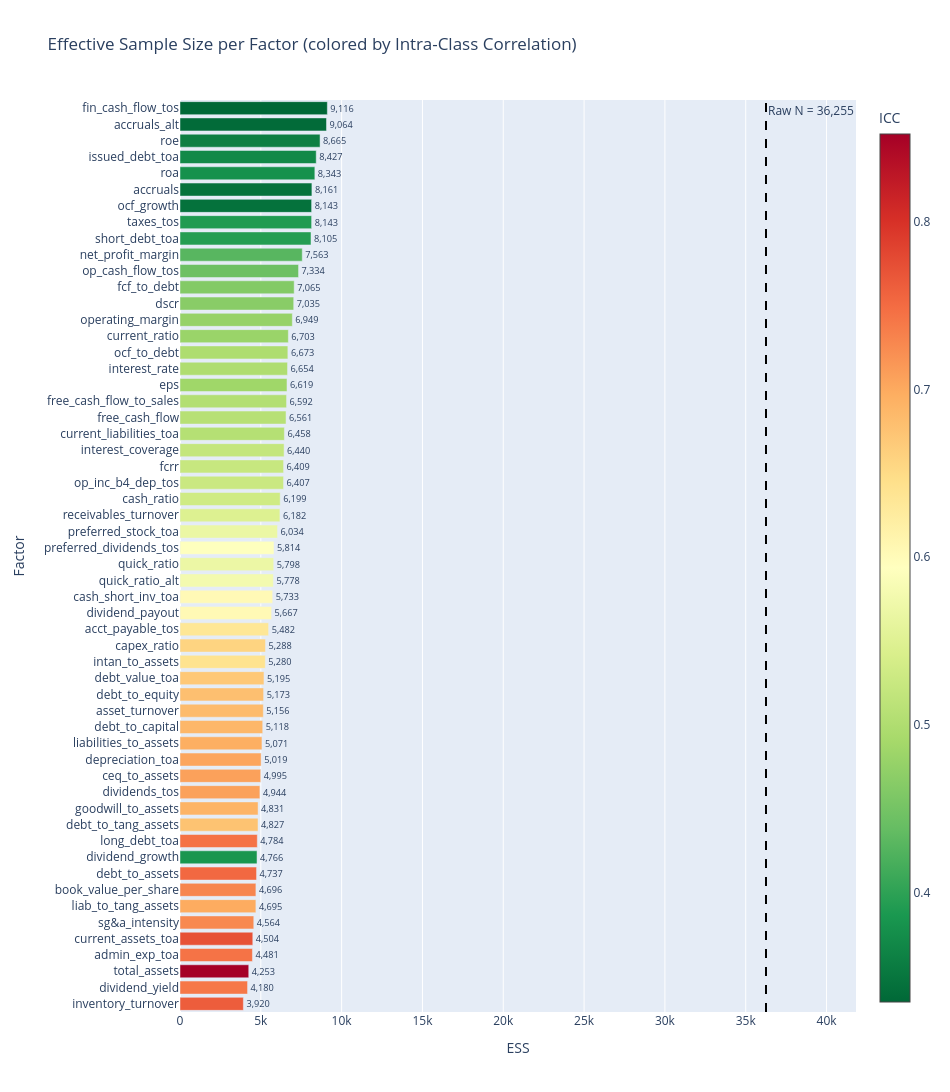

The cell this chart's notebook holds for it:
### Markdown cell above
### <font color='aquamarine'>Visual 1 — ESS per Factor (Sorted)</font>

### Code cell
import plotly.graph_objects as go

sorted_df = ess_df.sort_values('ess', ascending=True)

fig = go.Figure(go.Bar(
    x=sorted_df['ess'],
    y=sorted_df['factor'],
    orientation='h',
    marker=dict(color=sorted_df['icc'], colorscale='RdYlGn_r',
                colorbar=dict(title='ICC')),
    text=[f'{v:,.0f}' for v in sorted_df['ess']],
    textposition='outside'
))

# raw N line
raw_N = ess_df['N'].max()
fig.add_vline(x=raw_N, line_dash='dash', line_color='black',
              annotation_text=f'Raw N = {raw_N:,}',
              annotation_position='top right')

fig.update_layout(
    title='Effective Sample Size per Factor (colored by Intra-Class Correlation)',
    xaxis_title='ESS',
    yaxis_title='Factor',
    height=max(500, 20 * len(sorted_df)),
    width=950,
    margin=dict(l=180)
)
fig.show()

### Figure 1 — Plotly figure (JSON) as saved in the notebook; plotly's stock layout.template omitted (floating-point values rounded to 4 significant figures)
{"data": [{"marker": {"color": [0.7622, 0.74, 0.8525, 0.7443, 0.7724, 0.7268, 0.6984, 0.7296, 0.7532, 0.3846, 0.7452, 0.6758, 0.6905, 0.7072, 0.7077, 0.7044, 0.6964, 0.6875, 0.6834, 0.6791, 0.6703, 0.6411, 0.6581, 0.6342, 0.6035, 0.6029, 0.5774, 0.568, 0.5921, 0.5663, 0.5475, 0.5313, 0.5264, 0.5237, 0.5206, 0.5057, 0.5077, 0.5037, 0.4855, 0.4993, 0.4984, 0.4807, 0.4768, 0.4667, 0.462, 0.4437, 0.4289, 0.3932, 0.3903, 0.3451, 0.3455, 0.379, 0.37, 0.3599, 0.338, 0.3347], "colorbar": {"title": {"text": "ICC"}}, "colorscale": [[0, "rgb(0,104,55)"], [0.1, "rgb(26,152,80)"], [0.2, "rgb(102,189,99)"], [0.3, "rgb(166,217,106)"], [0.4, "rgb(217,239,139)"], [0.5, "rgb(255,255,191)"], [0.6, "rgb(254,224,139)"], [0.7, "rgb(253,174,97)"], [0.8, "rgb(244,109,67)"], [0.9, "rgb(215,48,39)"], [1, "rgb(165,0,38)"]]}, "orientation": "h", "text": ["3,920", "4,180", "4,253", "4,481", "4,504", "4,564", "4,695", "4,696", "4,737", "4,766", "4,784", "4,827", "4,831", "4,944", "4,995", "5,019", "5,071", "5,118", "5,156", "5,173", "5,195", "5,280", "5,288", "5,482", "5,667", "5,733", "5,778", "5,798", "5,814", "6,034", "6,182", "6,199", "6,407", "6,409", "6,440", "6,458", "6,561", "6,592", "6,619", "6,654", "6,673", "6,703", "6,949", "7,035", "7,065", "7,334", "7,563", "8,105", "8,143", "8,143", "8,161", "8,343", "8,427", "8,665", "9,064", "9,116"], "textposition": "outside", "type": "bar", "x": [3920.0, 4180.0, 4253.0, 4481.0, 4504.0, 4564.0, 4695.0, 4696.0, 4737.0, 4766.0, 4784.0, 4827.0, 4831.0, 4944.0, 4995.0, 5019.0, 5071.0, 5118.0, 5156.0, 5173.0, 5195.0, 5280.0, 5288.0, 5482.0, 5667.0, 5733.0, 5778.0, 5798.0, 5814.0, 6034.0, 6182.0, 6199.0, 6407.0, 6409.0, 6440.0, 6458.0, 6561.0, 6592.0, 6619.0, 6654.0, 6673.0, 6703.0, 6949.0, 7035.0, 7065.0, 7334.0, 7563.0, 8105.0, 8143.0, 8143.0, 8161.0, 8343.0, 8427.0, 8665.0, 9064.0, 9116.0], "y": ["inventory_turnover", "dividend_yield", "total_assets", "admin_exp_toa", "current_assets_toa", "sg&a_intensity", "liab_to_tang_assets", "book_value_per_share", "debt_to_assets", "dividend_growth", "long_debt_toa", "debt_to_tang_assets", "goodwill_to_assets", "dividends_tos", "ceq_to_assets", "depreciation_toa", "liabilities_to_assets", "debt_to_capital", "asset_turnover", "debt_to_equity", "debt_value_toa", "intan_to_assets", "capex_ratio", "acct_payable_tos", "dividend_payout", "cash_short_inv_toa", "quick_ratio_alt", "quick_ratio", "preferred_dividends_tos", "preferred_stock_toa", "receivables_turnover", "cash_ratio", "op_inc_b4_dep_tos", "fcrr", "interest_coverage", "current_liabilities_toa", "free_cash_flow", "free_cash_flow_to_sales", "eps", "interest_rate", "ocf_to_debt", "current_ratio", "operating_margin", "dscr", "fcf_to_debt", "op_cash_flow_tos", "net_profit_margin", "short_debt_toa", "taxes_tos", "ocf_growth", "accruals", "roa", "issued_debt_toa", "roe", "accruals_alt", "fin_cash_flow_tos"]}], "layout": {"annotations": [{"showarrow": false, "text": "Raw N = 36,255", "x": 36255, "xanchor": "left", "xref": "x", "y": 1, "yanchor": "top", "yref": "y domain"}], "height": 1120, "margin": {"l": 180}, "shapes": [{"line": {"color": "black", "dash": "dash"}, "type": "line", "x0": 36255, "x1": 36255, "xref": "x", "y0": 0, "y1": 1, "yref": "y domain"}], "title": {"text": "Effective Sample Size per Factor (colored by Intra-Class Correlation)"}, "width": 950, "xaxis": {"title": {"text": "ESS"}}, "yaxis": {"title": {"text": "Factor"}}}}
